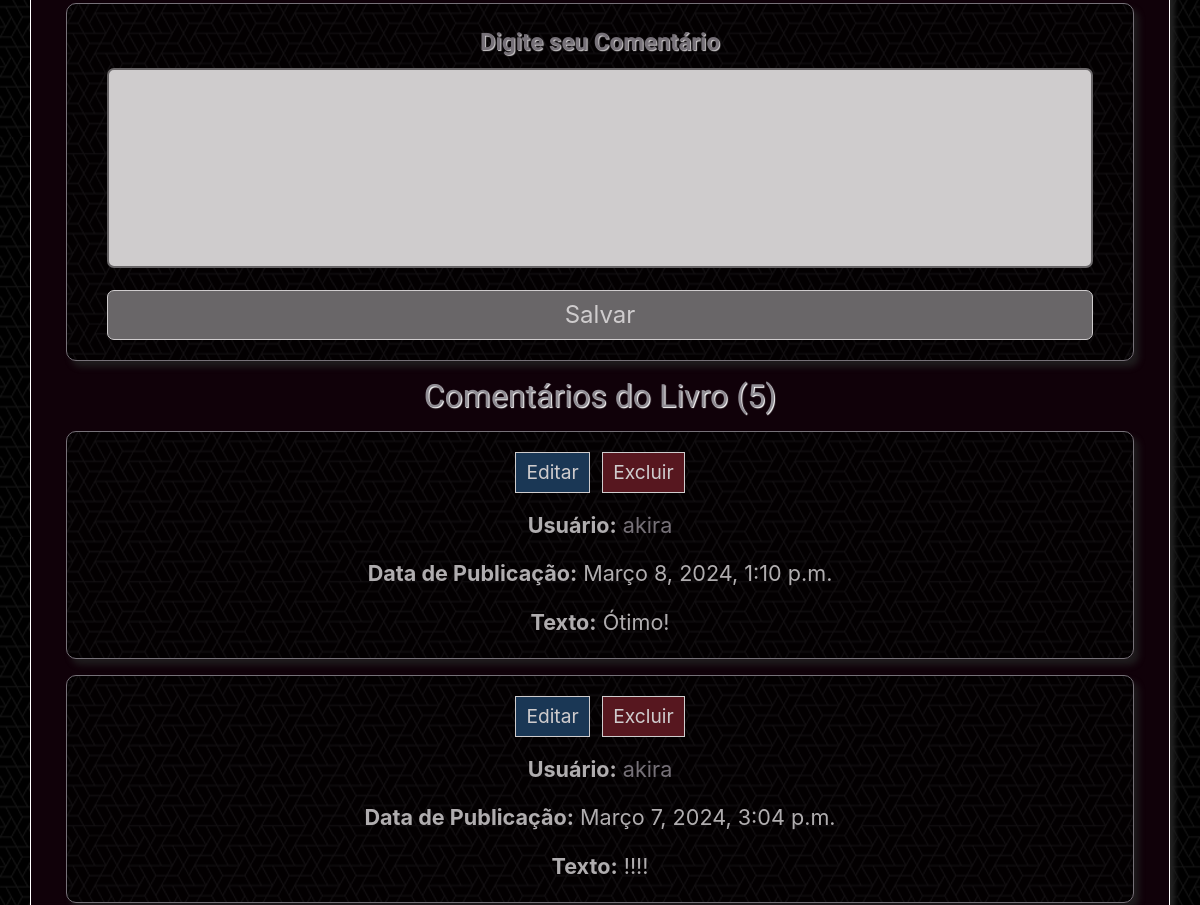
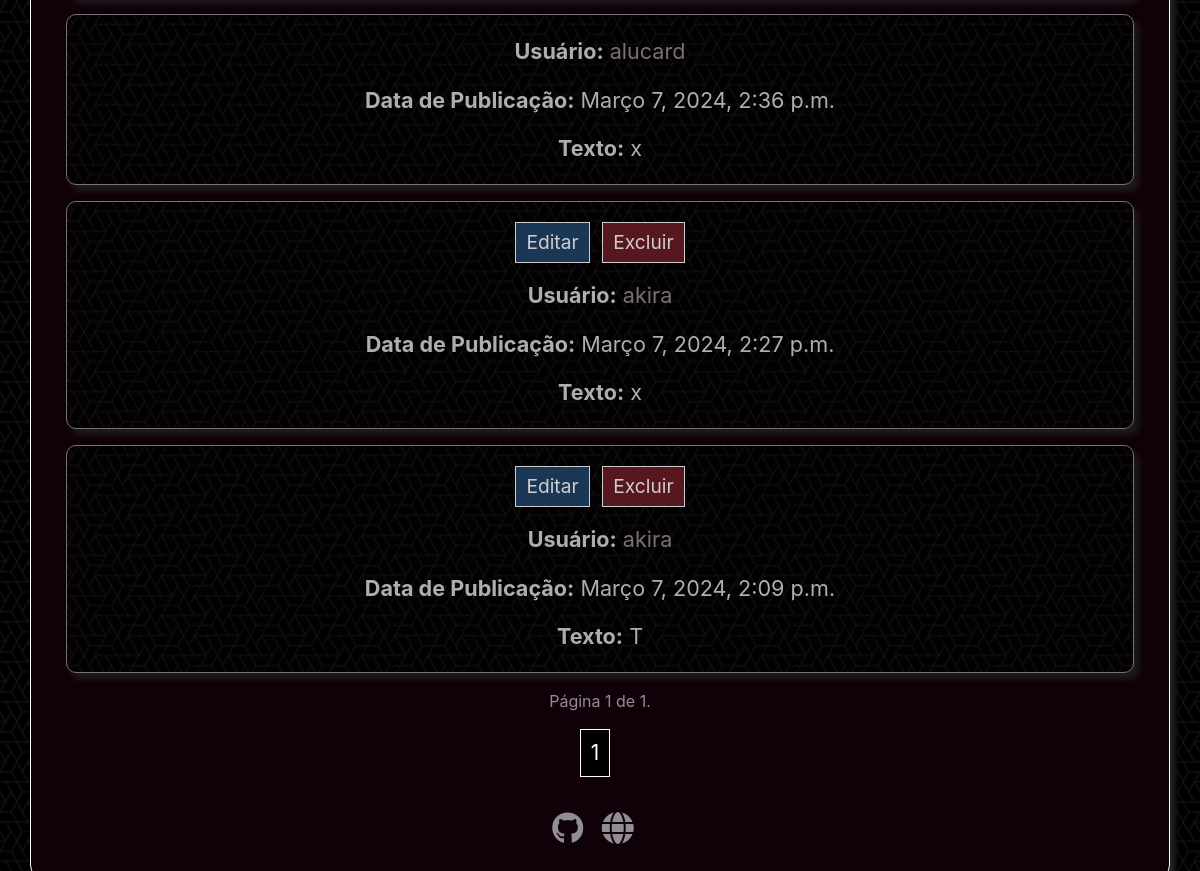
Before: /livro/1/ (signed in, lower part) with the older database file (2 pictures, top to bottom).
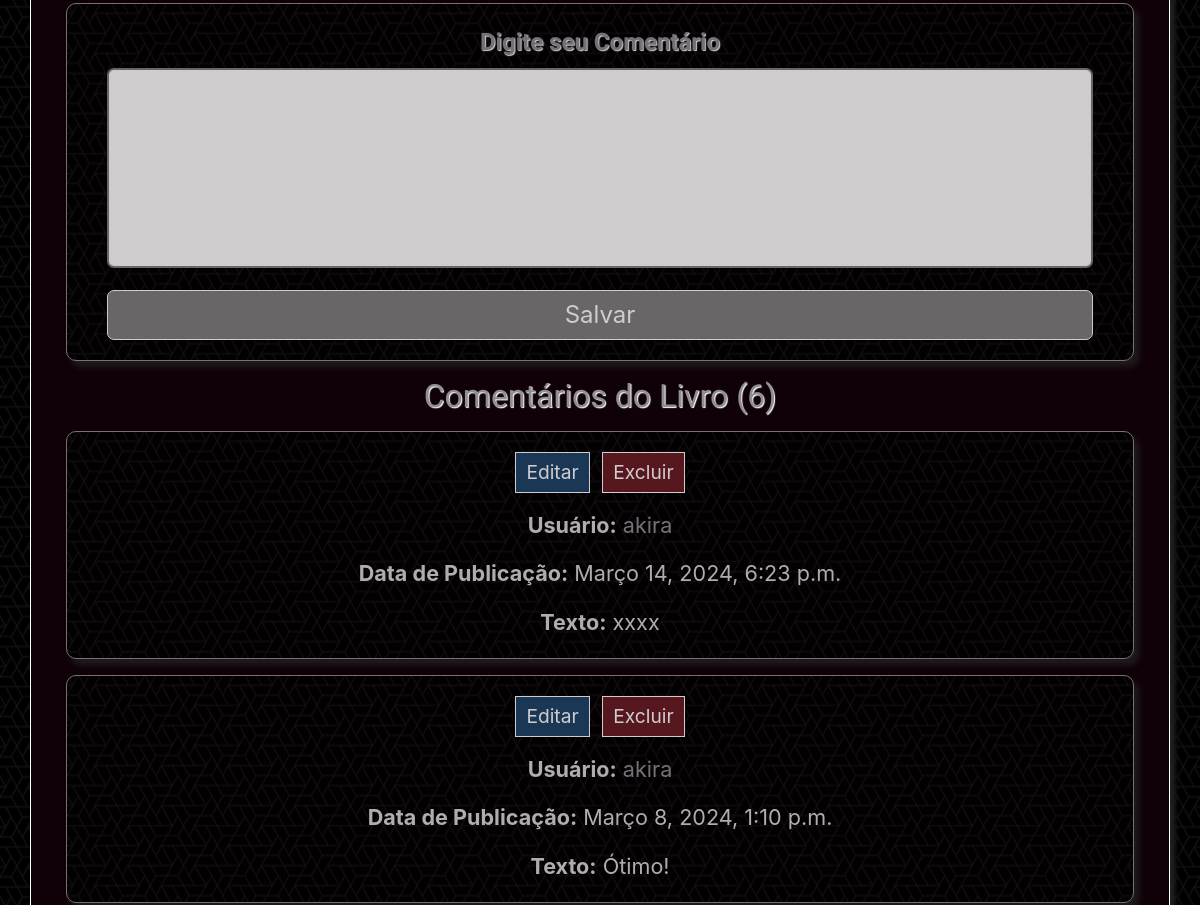
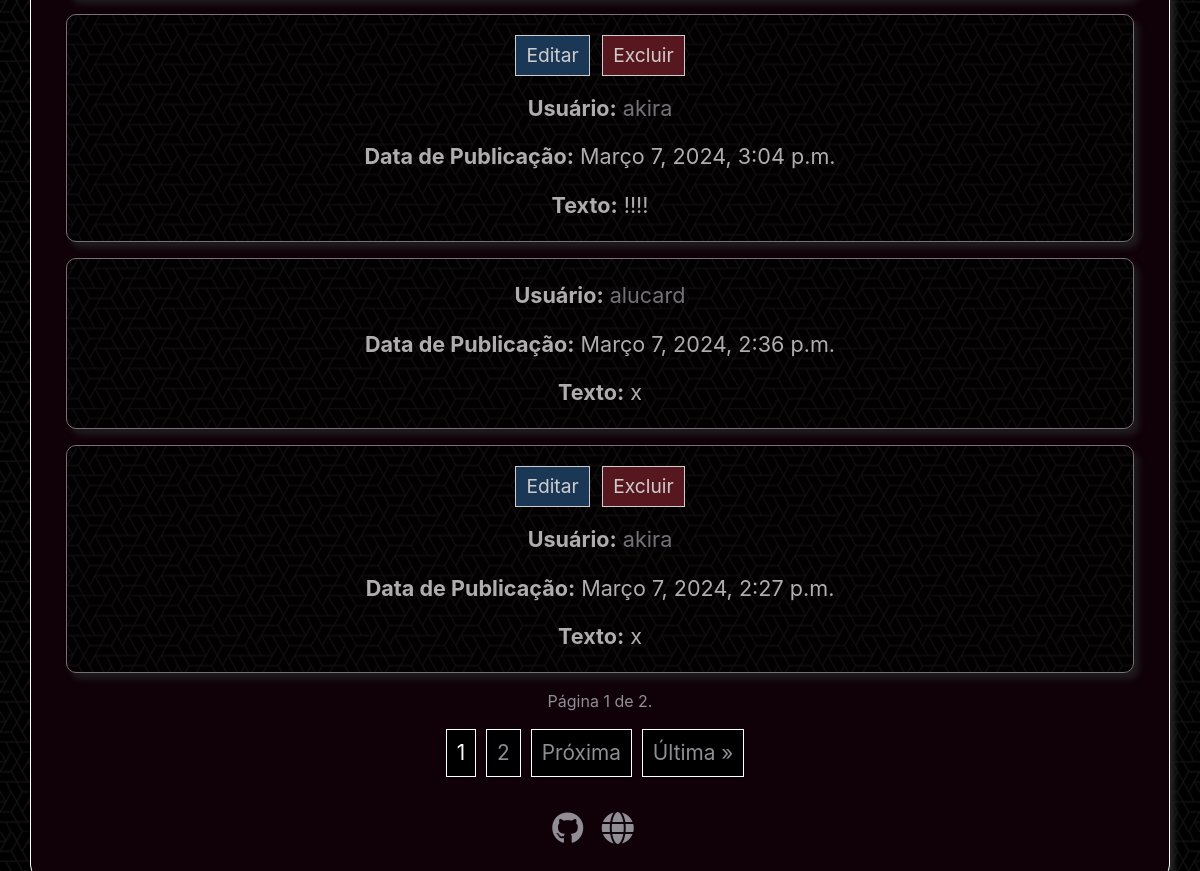
After: the same page with the newer database file (2 pictures, top to bottom).
### library/models.py (models this page shows, shortened)
class ComentarioLivro(models.Model):
    usuario = models.ForeignKey(User, on_delete=models.CASCADE)
    livro = models.ForeignKey(Livro, on_delete=models.CASCADE, related_name='comentarios')
    texto = models.TextField()
    data_publicacao = models.DateTimeField(auto_now_add=True)

### library/views.py (the view)
# urls.py: path('livro/<int:livro_id>/', views.detalhes_livro, name='detalhes_livro'),
@login_required
def detalhes_livro(request, livro_id):
    livro = get_object_or_404(Livro, pk=livro_id)
    comentarios = livro.comentarios.all().order_by('-data_publicacao')
    comentarios_por_pagina = 5
    paginator = Paginator(comentarios, comentarios_por_pagina)
    page = request.GET.get('page')
    if request.method == 'POST':
        form = ComentarioLivroForm(request.POST)
        if form.is_valid():
            comentario = form.save(commit=False)
            comentario.livro = livro
            comentario.usuario = request.user
            comentario.save()
            messages.success(request, 'Comentário adicionado com sucesso!')
            return redirect('detalhes_livro', livro_id=livro_id)
    else:
        form = ComentarioLivroForm()
    try:
        comentarios_pagina = paginator.page(page)
    except PageNotAnInteger:
        comentarios_pagina = paginator.page(1)
    except EmptyPage:
        comentarios_pagina = paginator.page(paginator.num_pages)
    return render(request, 'detalhes_livro.html',
        {
            'livro': livro,
            'comentarios_pagina': comentarios_pagina,
            'form': form,
            'total_comentarios': len(comentarios)
        }
    )

### library/forms.py
class ComentarioLivroForm(forms.ModelForm):
    class Meta:
        model = ComentarioLivro
        fields = ['texto']

### library/templates/detalhes_livro.html (shortened to what this page needs)
{% extends 'base.html' %}
{% load static %}
{% block content %}
<div class="adicionar-comentario-div mt-3 mb-3">
    <form id="comentario-form" method="post">
        {{ form.as_p }}
        <button id="submit-btn" class="mt-0" type="submit">Salvar</button>
    </form>
</div>
<h2 class="text-default mb-3">Comentários do Livro ({{ total_comentarios }})</h2>
{% for comentario in comentarios_pagina %}
<div class="comentario-div mb-3">
    {% if comentario.usuario.username == request.user.username %}
        <a class="editar-comentario mr-2" type="button" href="{% url 'editar_comentario' comentario.id livro.id %}">Editar</a>
        <a class="excluir-comentario" type="button" id="excluir-comentario" data-livro-id="{{ livro.id }}" data-comentario-id="{{ comentario.id }}">
            Excluir
        </a>
    {% endif %}
    <p class="comentario-texto {% if comentario.usuario.username == request.user.username %} mt-3 {% endif %}"><b>Usuário:</b> <a href="{% url 'detalhes_usuario' livro.usuario.id %}">{{ comentario.usuario.username }}</a></p>
    <p class="comentario-texto"><b>Data de Publicação:</b> {{ comentario.data_publicacao }}</p>
    <p class="comentario-texto mb-0"><b>Texto:</b> {{ comentario.texto }}</p>
</div>
{% empty %}
    <p>Ainda não há comentários para este livro.</p>
{% endfor %}
<p>Página {{ comentarios_pagina.number }} de {{ comentarios_pagina.paginator.num_pages }}.</p>
<div class="paginacao">
    {% for num in comentarios_pagina.paginator.page_range %}
        {% if num == comentarios_pagina.number %}
            <span class="current">{{ num }}</span>
        {% elif num > comentarios_pagina.number|add:'-3' and num < comentarios_pagina.number|add:'3' %}
            <a href="?page={{ num }}">{{ num }}</a>
        {% endif %}
    {% endfor %}
    {% if comentarios_pagina.has_next %}
        <a href="?page={{ comentarios_pagina.next_page_number }}">Próxima</a>
        <a href="?page={{ comentarios_pagina.paginator.num_pages }}">Última &raquo;</a>
    {% endif %}
</div>
{% endblock %}

Changed rows visible on the page:
no longer on this page (row unchanged): ComentarioLivro: usuario.username "akira", data_publicacao "Março 7, 2024, 2:09 p.m.", texto "T"
added ComentarioLivro: usuario.username "akira", data_publicacao "Março 14, 2024, 6:23 p.m.", texto "xxxx"
Other visible differences:
{{ total_comentarios }}: "5" → "6"
{{ comentarios_pagina.paginator.num_pages }}: "1" → "2"
new list line: "2"
text now shown: "Próxima Última »"
